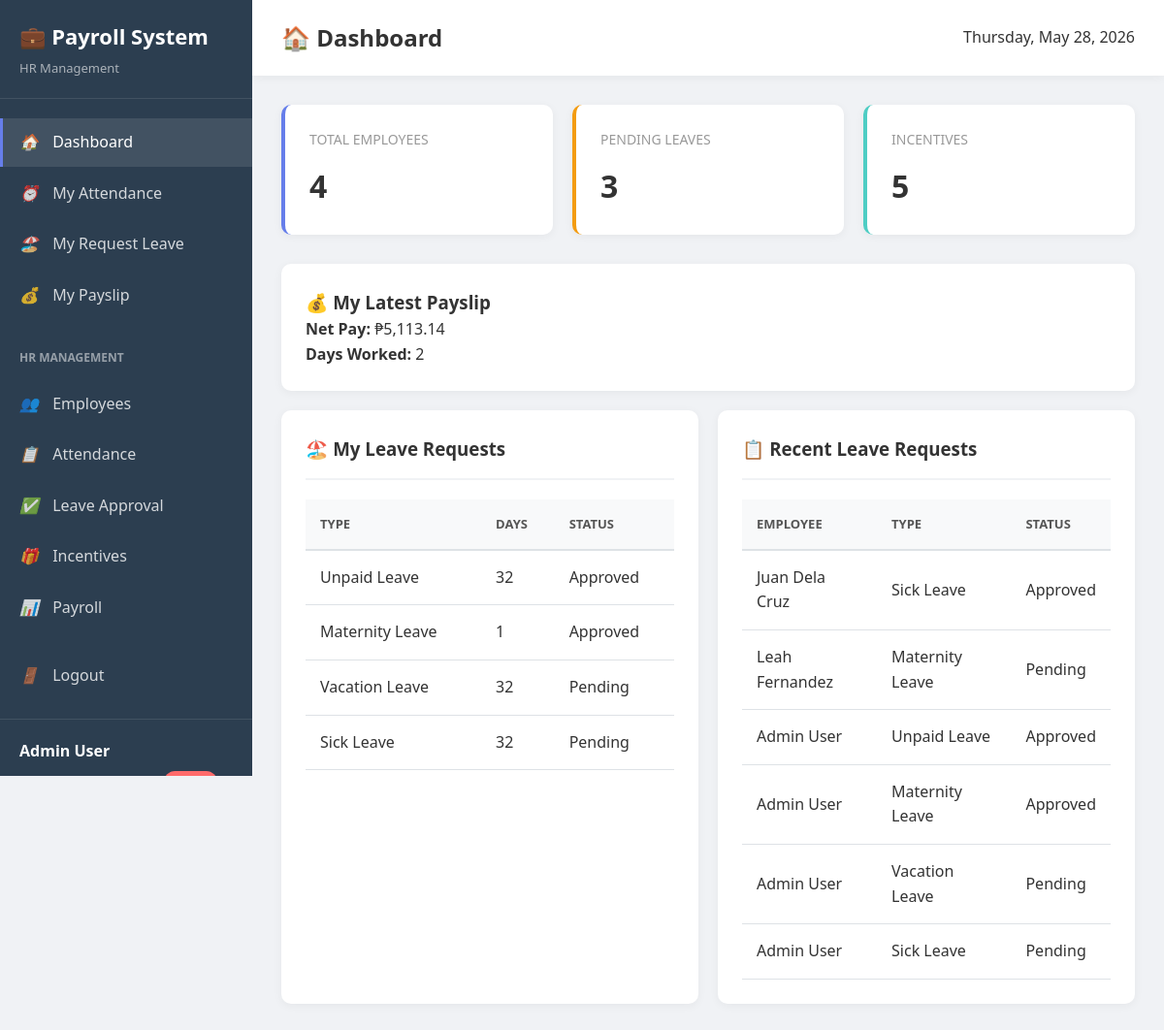
Page /includes/dashboard.php (signed in) on the committed database.
### tables this page shows
CREATE TABLE `employees` (
  `id` int(11) NOT NULL,
  `employee_id` varchar(20) NOT NULL,
  `firstname` varchar(50) NOT NULL,
  `lastname` varchar(50) NOT NULL,
  `email` varchar(100) NOT NULL,
  `password` varchar(255) NOT NULL,
  `phone` varchar(20) DEFAULT NULL,
  `role_id` int(11) NOT NULL,
  `department_id` int(11) DEFAULT NULL,
  `shift_id` int(11) DEFAULT NULL,
  `hire_date` date NOT NULL,
  `status` varchar(20) DEFAULT 'active',
  `is_hr` tinyint(1) DEFAULT 0 COMMENT '1 = HR privileges',
  `is_admin` tinyint(1) DEFAULT 0 COMMENT '1 = Admin privileges',
  `created_at` timestamp NOT NULL DEFAULT current_timestamp()
);

CREATE TABLE `payroll` (
  `id` int(11) NOT NULL,
  `employee_id` int(11) NOT NULL,
  `month_year` date NOT NULL COMMENT 'Format: YYYY-MM-01',
  `basic_salary` decimal(10,2) DEFAULT 0.00,
  `total_incentives` decimal(10,2) DEFAULT 0.00,
  `total_deductions` decimal(10,2) DEFAULT 0.00,
  `days_worked` int(11) DEFAULT 0,
  `days_absent` int(11) DEFAULT 0,
  `paid_leaves` int(11) DEFAULT 0,
  `unpaid_leaves` int(11) DEFAULT 0,
  `total_hours` decimal(8,2) DEFAULT 0.00,
  `overtime_hours` decimal(8,2) DEFAULT 0.00,
  `gross_pay` decimal(10,2) DEFAULT 0.00,
  `net_pay` decimal(10,2) DEFAULT 0.00,
  `status` varchar(20) DEFAULT 'draft' COMMENT 'draft, finalized, paid',
  `created_at` timestamp NOT NULL DEFAULT current_timestamp()
);

CREATE TABLE `leave_requests` (
  `id` int(11) NOT NULL,
  `employee_id` int(11) NOT NULL,
  `employee_name` varchar(100) DEFAULT NULL,
  `leave_type_id` int(11) NOT NULL,
  `start_date` date NOT NULL,
  `end_date` date NOT NULL,
  `total_days` int(11) NOT NULL,
  `reason` text DEFAULT NULL,
  `status` varchar(20) DEFAULT 'pending' COMMENT 'pending, approved, rejected',
  `approved_by` int(11) DEFAULT NULL,
  `approval_date` timestamp NULL DEFAULT NULL,
  `created_at` timestamp NOT NULL DEFAULT current_timestamp()
);

CREATE TABLE `leave_types` (
  `id` int(11) NOT NULL,
  `leave_name` varchar(50) NOT NULL,
  `is_paid` tinyint(1) DEFAULT 0 COMMENT '1 = Paid leave, 0 = Unpaid',
  `max_days` int(11) DEFAULT 0 COMMENT 'Max days per year, 0 = unlimited',
  `created_at` timestamp NOT NULL DEFAULT current_timestamp()
);

### config/session.php (called while the page is built, shortened)
<?php
function isLoggedIn() {
    return isset($_SESSION['user_id']);
}
function getCurrentUser() {
    global $pdo;
    $stmt = $pdo->prepare("
        SELECT
            e.*,
            r.role_name,
            r.monthly_salary,
            d.department_name,
            s.shift_name
        FROM employees e
        JOIN roles r ON e.role_id = r.id
        LEFT JOIN departments d ON e.department_id = d.id
        LEFT JOIN shifts s ON e.shift_id = s.id
        WHERE e.id = ?
        LIMIT 1
    ");
    $stmt->execute([$_SESSION['user_id']]);
    return $stmt->fetch(PDO::FETCH_ASSOC);
}
?>

### includes/dashboard.php (the view, shortened to what this page needs)
<?php
require_once('../config/database.php');
require_once('../config/session.php');
$user = getCurrentUser();
$stmt = $pdo->query("SELECT COUNT(*) FROM employees WHERE status = 'active'");
$total_employees = $stmt->fetchColumn();
$stmt = $pdo->query("SELECT COUNT(*) FROM leave_requests WHERE status = 'pending'");
$pending_leaves = $stmt->fetchColumn();
$stmt = $pdo->query("SELECT COUNT(*) FROM incentive_types");
$incentive_types_count = $stmt->fetchColumn();
$stmt = $pdo->prepare("
    SELECT * FROM payroll
    WHERE employee_id = ?
    ORDER BY month_year DESC
    LIMIT 1
");
$stmt->execute([$user['id']]);
$my_payslip = $stmt->fetch();
$stmt = $pdo->prepare("
    SELECT lr.*, lt.leave_name, lt.is_paid
    FROM leave_requests lr
    JOIN leave_types lt ON lr.leave_type_id = lt.id
    WHERE lr.employee_id = ?
    ORDER BY lr.created_at DESC
    LIMIT 5
");
$stmt->execute([$user['id']]);
$my_leaves = $stmt->fetchAll();
$stmt = $pdo->query("
    SELECT lr.*, e.firstname, e.lastname, lt.leave_name, lt.is_paid
    FROM leave_requests lr
    JOIN employees e ON lr.employee_id = e.id
    JOIN leave_types lt ON lr.leave_type_id = lt.id
    ORDER BY lr.created_at DESC
    LIMIT 10
");
$recent_leaves = $stmt->fetchAll();
?>
<!DOCTYPE html>
<html lang="en">
<head>
    <link rel="stylesheet" href="../assets/dashboard.css">
</head>
<body class="dashboard">
<aside class="sidebar">
    <div class="sidebar-header">
        <h2>💼 Payroll System</h2>
        <p>HR Management</p>
    </div>
    <ul class="nav-menu">
        <li class="nav-item">
            <a href="dashboard.php" class="nav-link active">
                <i>🏠</i> Dashboard
            </a>
        </li>
        <li class="nav-item">
            <a href="../includes/attendanceEmployee.php" class="nav-link">
                <i>⏰</i> My Attendance
            </a>
        </li>
        <li class="nav-item">
            <a href="leave.php" class="nav-link">
                <i>🏖️</i> My Request Leave
            </a>
        </li>
        <li class="nav-item">
            <a href="payslip.php" class="nav-link">
                <i>💰</i> My Payslip
            </a>
        </li>
        <?php if ($user['is_hr'] || $user['is_admin']): ?>
            <li class="nav-item" style="margin-top: 20px; padding: 10px 20px; color: rgba(255,255,255,0.5); font-size: 12px; font-weight: bold;">
                HR MANAGEMENT
            </li>
            <li class="nav-item">
                <a href="employee.php" class="nav-link">
                    <i>👥</i> Employees
                </a>
            </li>
            <li class="nav-item">
                <a href="attendance_hr.php" class="nav-link">
                    <i>📋</i> Attendance
                </a>
            </li>
            <li class="nav-item">
                <a href="manage_leaves.php" class="nav-link">
                    <i>✅</i> Leave Approval
                </a>
            </li>
            <li class="nav-item">
                <a href="manage_incentives.php" class="nav-link">
                    <i>🎁</i> Incentives
                </a>
            </li>
            <li class="nav-item">
                <a href="payroll.php" class="nav-link">
                    <i>📊</i> Payroll
                </a>
            </li>
        <?php endif; ?>
        <li class="nav-item" style="margin-top: 20px;">
            <a href="logout.php" class="nav-link">
                <i>🚪</i> Logout
            </a>
        </li>
    </ul>
    <div class="user-info">
        <strong><?= htmlspecialchars($user['firstname'] . ' ' . $user['lastname']); ?></strong>
        <small><?= htmlspecialchars($user['email']); ?></small>
        <?php if ($user['is_admin']): ?>
            <span class="badge badge-admin">ADMIN</span>
        <?php elseif ($user['is_hr']): ?>
            <span class="badge badge-hr">HR</span>
        <?php endif; ?>
    </div>
</aside>
<main class="main-content">
    <div class="topbar">
        <h1>🏠 Dashboard</h1>
        <div><?= date('l, F d, Y'); ?></div>
    </div>
    <?php if ($user['is_hr'] || $user['is_admin']): ?>
    <div class="stats-grid">
        <div class="stat-card blue">
            <h3>Total Employees</h3>
            <div class="stat-value"><?= $total_employees ?></div>
        </div>
        <div class="stat-card orange">
            <h3>Pending Leaves</h3>
            <div class="stat-value"><?= $pending_leaves ?></div>
        </div>
        <div class="stat-card green">
            <h3>Incentives</h3>
            <div class="stat-value"><?= $incentive_types_count ?></div>
        </div>
    </div>
    <?php endif; ?>
    <?php if ($my_payslip): ?>
    <div class="card">
        <h3>💰 My Latest Payslip</h3>
        <p><b>Net Pay:</b> ₱<?= number_format($my_payslip['net_pay'], 2) ?></p>
        <p><b>Days Worked:</b> <?= $my_payslip['days_worked'] ?></p>
    </div>
    <?php endif; ?>
    <div style="display: grid; grid-template-columns: 1fr 1fr; gap: 20px;">
        <div class="card">
            <div class="card-header">
                <h3>🏖️ My Leave Requests</h3>
            </div>
            <?php if (empty($my_leaves)): ?>
                <p>No leave requests yet.</p>
            <?php else: ?>
                <table>
                    <tr>
                        <th>Type</th>
                        <th>Days</th>
                        <th>Status</th>
                    </tr>
                    <?php foreach ($my_leaves as $leave): ?>
                    <tr>
                        <td><?= $leave['leave_name'] ?></td>
                        <td><?= $leave['total_days'] ?></td>
                        <td><?= ucfirst($leave['status']) ?></td>
                    </tr>
                    <?php endforeach; ?>
                </table>
            <?php endif; ?>
        </div>
        <?php if ($user['is_hr'] || $user['is_admin']): ?>
        <div class="card">
            <div class="card-header">
                <h3>📋 Recent Leave Requests</h3>
            </div>
            <table>
                <tr>
                    <th>Employee</th>
                    <th>Type</th>
                    <th>Status</th>
                </tr>
                <?php foreach ($recent_leaves as $leave): ?>
                <tr>
                    <td><?= $leave['firstname'] . ' ' . $leave['lastname'] ?></td>
                    <td><?= $leave['leave_name'] ?></td>
                    <td><?= ucfirst($leave['status']) ?></td>
                </tr>
                <?php endforeach; ?>
            </table>
        </div>
        <?php endif; ?>
    </div>
</main>
</body>
</html>

### assets/dashboard.css (style rules this page uses)
* { margin: 0; padding: 0; box-sizing: border-box; }
body { font-family: 'Segoe UI', Tahoma, Geneva, Verdana, sans-serif; background: linear-gradient(135deg, #667eea 0%, #764ba2 100%); color: #333; line-height: 1.6; }
.dashboard { display: flex; min-height: 100vh; background: #f0f2f5; }
.sidebar { width: 260px; background: #2c3e50; color: white; padding: 20px 0; position: fixed; height: 100vh; overflow-y: auto; }
.sidebar-header { padding: 0 20px 20px; border-bottom: 1px solid rgba(255,255,255,0.1); margin-bottom: 20px; }
.sidebar-header h2 { font-size: 22px; margin-bottom: 5px; }
.sidebar-header p { font-size: 13px; color: rgba(255,255,255,0.6); }
.nav-menu { list-style: none; }
.nav-item { margin-bottom: 3px; }
.nav-link { display: block; padding: 12px 20px; color: rgba(255,255,255,0.8); text-decoration: none; transition: all 0.3s; }
.nav-link:hover, .nav-link.active { background: rgba(255,255,255,0.1); color: white; border-left: 3px solid #667eea; padding-left: 17px; }
.nav-link i { margin-right: 10px; width: 20px; display: inline-block; }
.user-info { padding: 20px; border-top: 1px solid rgba(255,255,255,0.1); margin-top: 20px; }
.user-info strong { display: block; margin-bottom: 5px; }
.user-info small { color: rgba(255,255,255,0.6); }
.badge { display: inline-block; padding: 3px 8px; border-radius: 12px; font-size: 11px; font-weight: bold; margin-left: 5px; }
.badge-admin { background: #ff6b6b; color: white; }
.main-content { margin-left: 260px; flex: 1; padding: 30px; }
.topbar { background: white; padding: 20px 30px; margin: -30px -30px 30px -30px; box-shadow: 0 2px 10px rgba(0,0,0,0.05); display: flex; justify-content: space-between; align-items: center; }
.topbar h1 { font-size: 24px; color: #333; }
.stats-grid { display: grid; grid-template-columns: repeat(auto-fit, minmax(250px, 1fr)); gap: 20px; margin-bottom: 30px; }
.stat-card { background: white; padding: 25px; border-radius: 10px; box-shadow: 0 2px 10px rgba(0,0,0,0.05); border-left: 4px solid #667eea; }
.stat-card.blue { border-left-color: #667eea; }
.stat-card.green { border-left-color: #4ecdc4; }
.stat-card.orange { border-left-color: #f39c12; }
.stat-card h3 { font-size: 14px; color: #999; margin-bottom: 10px; text-transform: uppercase; font-weight: 500; }
.stat-value { font-size: 32px; font-weight: bold; color: #333; }
.card { background: white; padding: 25px; border-radius: 10px; box-shadow: 0 2px 10px rgba(0,0,0,0.05); margin-bottom: 20px; }
.card-header { display: flex; justify-content: space-between; align-items: center; margin-bottom: 20px; padding-bottom: 15px; border-bottom: 2px solid #f0f2f5; }
table { width: 100%; border-collapse: collapse; background: white; }
table th { background: #f8f9fa; padding: 15px; text-align: left; font-weight: 600; color: #555; border-bottom: 2px solid #dee2e6; font-size: 13px; text-transform: uppercase; }
table td { padding: 15px; border-bottom: 1px solid #dee2e6; vertical-align: middle; }

### rows in the picture
employees: firstname+lastname "Admin User"
payroll: net_pay "5,113.14", days_worked "2"
leave_requests: leave_type.leave_name "Unpaid Leave", total_days "32", status "Approved", employee.firstname "Admin", employee.lastname "User"
leave_requests: leave_type.leave_name "Maternity Leave", total_days "1", status "Approved", employee.firstname "Admin", employee.lastname "User"
leave_requests: leave_type.leave_name "Vacation Leave", total_days "32", status "Pending", employee.firstname "Admin", employee.lastname "User"
leave_requests: leave_type.leave_name "Sick Leave", total_days "32", status "Pending", employee.firstname "Admin", employee.lastname "User"
leave_requests: employee.firstname "Juan", employee.lastname "Dela Cruz", leave_type.leave_name "Sick Leave", status "Approved"
leave_requests: employee.firstname "Leah", employee.lastname "Fernandez", leave_type.leave_name "Maternity Leave", status "Pending"

### other values in the picture
$total_employees "4"
$pending_leaves "3"
$incentive_types_count "5"
